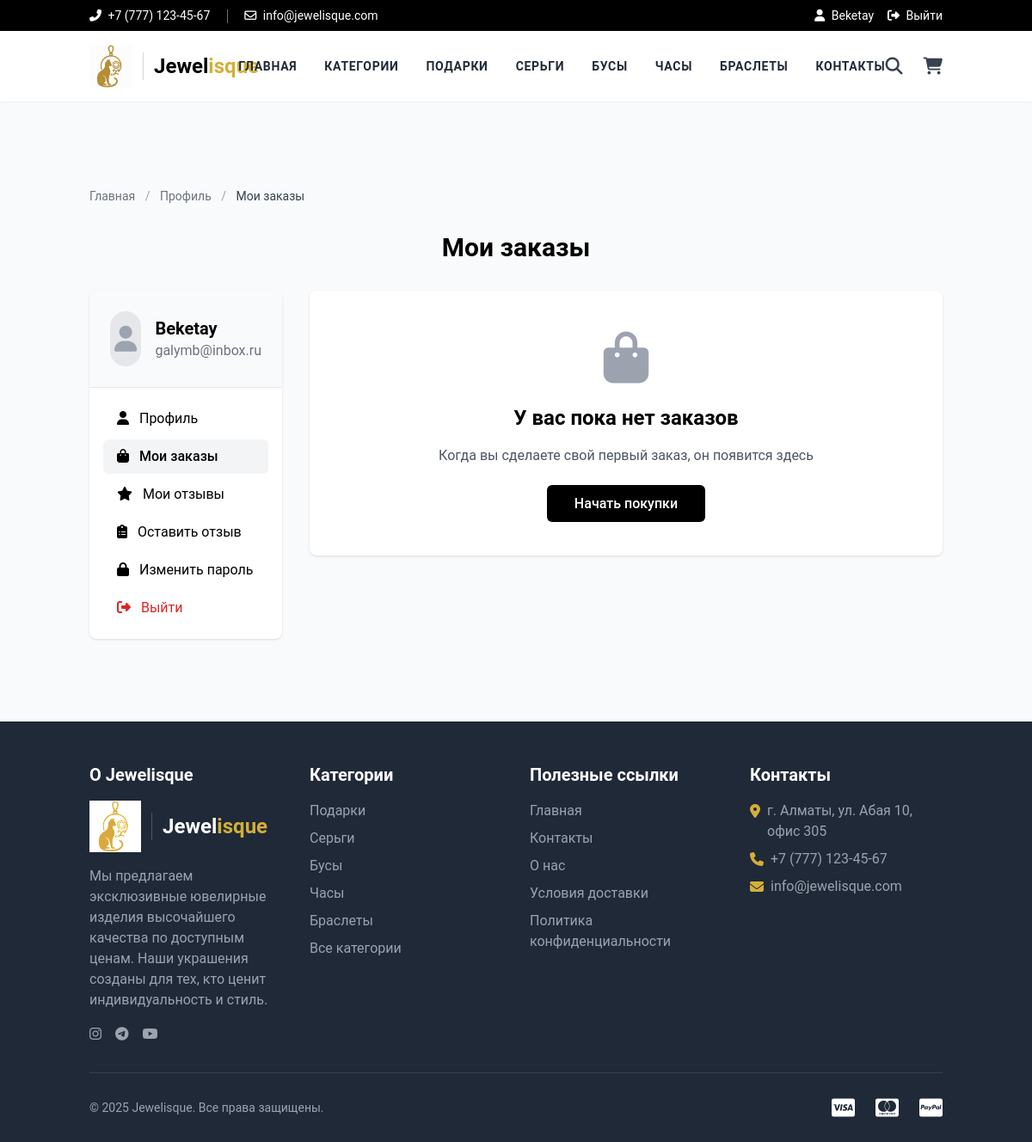
The page /orders/ (signed in) on the database as committed earlier.
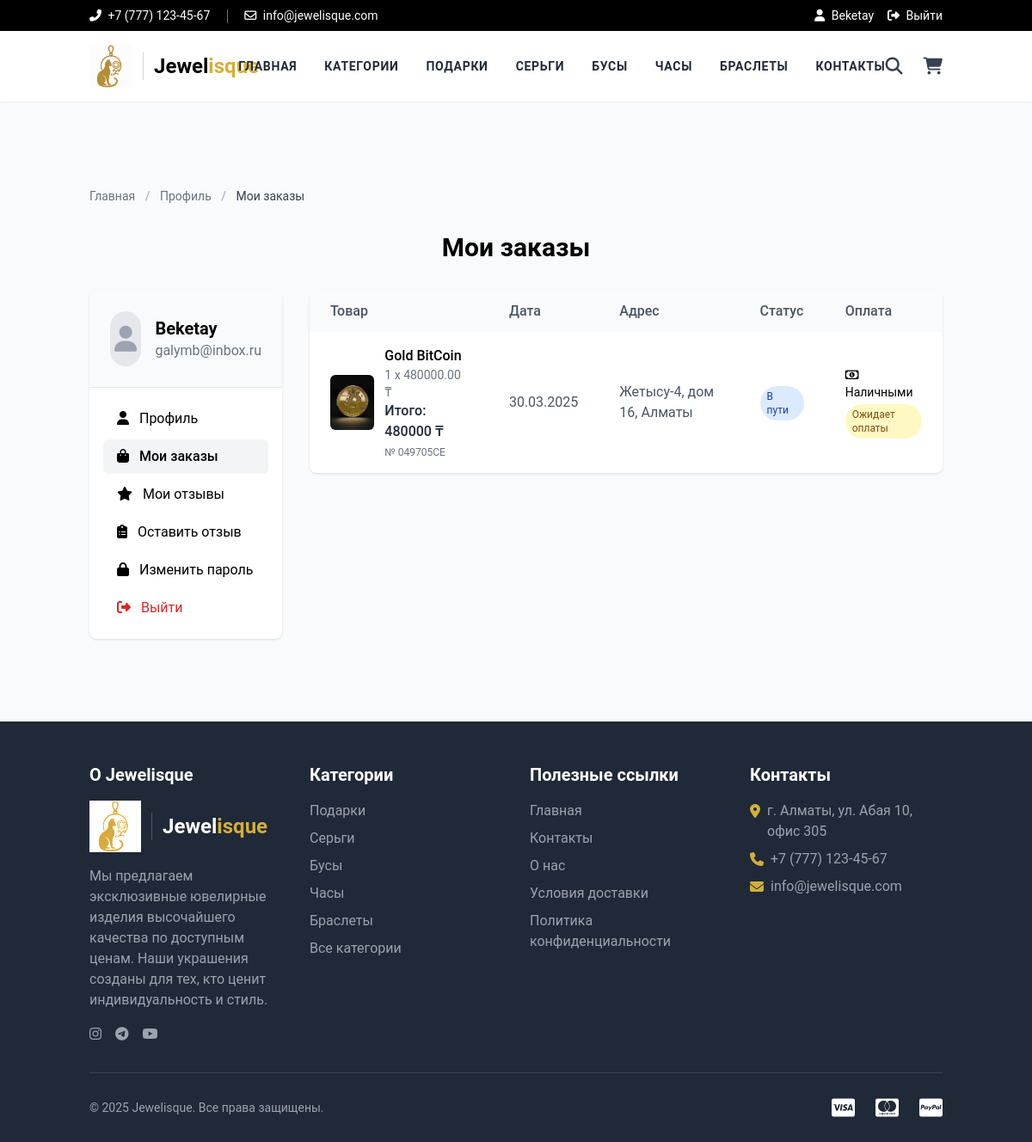
The same page on the database as committed later.
### store/models.py (models this page shows, shortened)
class Category(models.Model):
    title = models.CharField(max_length=50, verbose_name="Название категории")
    slug = models.SlugField(max_length=55, verbose_name="URL категории", unique=True)
    description = models.TextField(blank=True, verbose_name="Описание категории")
    category_image = models.ImageField(upload_to='category', blank=True, null=True, verbose_name="Изображение категории")
    is_active = models.BooleanField(verbose_name="Активна?", default=True)
    is_featured = models.BooleanField(verbose_name="Рекомендуемая?", default=False)
    created_at = models.DateTimeField(auto_now_add=True, verbose_name="Дата создания")
    updated_at = models.DateTimeField(auto_now=True, verbose_name="Дата обновления")
    class Meta:
        verbose_name_plural = 'Категории'
        ordering = ('-created_at',)
        indexes = [
            models.Index(fields=['slug']),
            models.Index(fields=['is_active']),
            models.Index(fields=['is_featured']),
        ]

class Order(models.Model):
    user = models.ForeignKey(User, verbose_name="Пользователь", on_delete=models.CASCADE, db_index=True)
    address = models.ForeignKey(Address, verbose_name="Адрес доставки", on_delete=models.CASCADE, db_index=True)
    product = models.ForeignKey(Product, verbose_name="Товар", on_delete=models.CASCADE, db_index=True)
    quantity = models.PositiveIntegerField(verbose_name="Количество")
    ordered_date = models.DateTimeField(auto_now_add=True, verbose_name="Дата заказа")
    status = models.CharField(
        choices=STATUS_CHOICES,
        max_length=50,
        default="Pending",
        verbose_name="Статус"
    )
    payment_method = models.CharField(
        choices=PAYMENT_METHOD_CHOICES,
        max_length=20,
        default="cash",
        verbose_name="Способ оплаты"
    )
    payment_status = models.CharField(
        choices=PAYMENT_STATUS_CHOICES,
        max_length=20,
        default="pending",
        verbose_name="Статус оплаты"
    )
    order_number = models.CharField(max_length=20, blank=True, null=True, verbose_name="Номер заказа", unique=True)
    class Meta:
        indexes = [
            models.Index(fields=['user']),
            models.Index(fields=['address']),
            models.Index(fields=['product']),
            models.Index(fields=['status']),
            models.Index(fields=['payment_status']),
            models.Index(fields=['order_number']),
        ]

class Product(models.Model):
    title = models.CharField(max_length=150, verbose_name="Название товара")
    slug = models.SlugField(max_length=160, verbose_name="URL товара", unique=True)
    sku = models.CharField(max_length=255, unique=True, verbose_name="Уникальный ID товара (SKU)")
    short_description = models.TextField(verbose_name="Краткое описание")
    detail_description = models.TextField(blank=True, null=True, verbose_name="Подробное описание")
    product_image = models.ImageField(upload_to='product', blank=True, null=True, verbose_name="Изображение товара")
    price = models.DecimalField(max_digits=8, decimal_places=2, verbose_name="Цена")
    category = models.ForeignKey(Category, verbose_name="Категория товара", on_delete=models.CASCADE, db_index=True)
    is_active = models.BooleanField(verbose_name="Активен?", default=True)
    is_featured = models.BooleanField(verbose_name="Рекомендуемый?", default=False)
    created_at = models.DateTimeField(auto_now_add=True, verbose_name="Дата создания")
    updated_at = models.DateTimeField(auto_now=True, verbose_name="Дата обновления")
    class Meta:
        verbose_name_plural = 'Товары'
        ordering = ('-created_at',)
        indexes = [
            models.Index(fields=['slug']),
            models.Index(fields=['sku']),
            models.Index(fields=['category']),
            models.Index(fields=['is_active']),
            models.Index(fields=['is_featured']),
            models.Index(fields=['price']),
        ]

class Address(models.Model):
    user = models.ForeignKey(User, verbose_name="Пользователь", on_delete=models.CASCADE, db_index=True)
    locality = models.CharField(max_length=150, verbose_name="Ближайшее местоположение")
    city = models.CharField(max_length=150, verbose_name="Город")
    state = models.CharField(max_length=150, verbose_name="Область")
    class Meta:
        indexes = [
            models.Index(fields=['user']),
        ]

### store/views.py (the view)
# urls.py: path('orders/', views.orders, name="orders"),
@login_required
def orders(request):
    if request.user.is_superuser:
        return redirect('store:admin-orders')
    orders = Order.objects.filter(user=request.user)
    payment_success = request.session.pop('payment_success', False)
    payment_id = request.session.pop('payment_id', None)
    order_id = request.session.pop('order_id', None)
    if payment_success:
        messages.success(
            request,
            f"Платеж успешно обработан! Номер заказа: {order_id}, ID платежа: {payment_id}"
        )
    return render(request, 'store/orders.html', {'orders': orders})

### store/context_preprocessors.py (called while the page is built)
def store_menu(request):
    categories = Category.objects.filter(is_active=True)[:5]  # Ограничиваем до 5 категорий для меню
    return {'menu_categories': categories}

def cart_menu(request):
    if request.user.is_authenticated:
        cart_count = Cart.objects.filter(user=request.user).count()
        return {'cart_count': cart_count}
    return {'cart_count': 0}

### store/templatetags/store_tags.py (called while the page is built)
@register.simple_tag
def get_media_prefix():
    return settings.MEDIA_URL

@register.filter
def mul(value, arg):
    try:
        return float(value) * float(arg)
    except (ValueError, TypeError):
        return 0

### templates/store/orders.html (shortened to what the changed rows need)
{% extends 'base.html' %}
{% load store_tags %}
{% block content %}
<div class="container mx-auto px-4 py-12">
    <h1 class="text-3xl font-bold mb-8 text-center">Мои заказы</h1>
    <div class="grid grid-cols-1 md:grid-cols-4 gap-8">
        <div class="md:col-span-1">
            <div class="bg-white rounded-lg shadow overflow-hidden">
                <div class="p-6 bg-gray-50 border-b">
                    <div class="flex items-center">
                        <div>
                            <h2 class="text-xl font-bold">{{ request.user.username }}</h2>
                        </div>
                    </div>
                </div>
            </div>
        </div>
        <div class="md:col-span-3">
            <div class="bg-white rounded-lg shadow">
                {% if orders %}
                <div class="overflow-x-auto">
                    <table class="min-w-full">
                        <thead>
                            <tr class="bg-gray-50 text-left text-gray-600">
                                <th class="px-6 py-3 font-medium">Товар</th>
                                <th class="px-6 py-3 font-medium">Дата</th>
                                <th class="px-6 py-3 font-medium">Адрес</th>
                                <th class="px-6 py-3 font-medium">Статус</th>
                                <th class="px-6 py-3 font-medium">Оплата</th>
                            </tr>
                        </thead>
                        <tbody class="divide-y">
                            {% for order in orders %}
                            <tr>
                                <td class="px-6 py-4">
                                    <div class="flex items-center">
                                        <div class="w-16 h-16 rounded-md overflow-hidden mr-3">
                                            {% if order.product.product_image %}
                                            <img src="{{ order.product.product_image.url }}" alt="{{ order.product.title }}" class="w-full h-full object-cover">
                                            {% else %}
                                            <div class="w-full h-full bg-gray-200 flex items-center justify-center text-gray-400">
                                                <i class="fas fa-image"></i>
                                            </div>
                                            {% endif %}
                                        </div>
                                        <div>
                                            <a href="{% url 'store:product-detail' order.product.slug %}" class="font-medium hover:text-secondary">{{ order.product.title }}</a>
                                            <p class="text-gray-500 text-sm">{{ order.quantity }} x {{ order.product.price }} ₸</p>
                                            <p class="font-medium text-gray-800">Итого: {{ order.quantity|floatformat:0|mul:order.product.price|floatformat:0 }} ₸</p>
                                            {% if order.order_number %}
                                            <p class="text-xs text-gray-500 mt-1">№ {{ order.order_number }}</p>
                                            {% endif %}
                                        </div>
                                    </div>
                                </td>
                                <td class="px-6 py-4 text-gray-600">
                                    {{ order.ordered_date|date:"d.m.Y" }}
                                </td>
                                <td class="px-6 py-4 text-gray-600">
                                    {{ order.address.locality }}, {{ order.address.city }}
                                </td>
                                <td class="px-6 py-4">
                                    <span class="inline-flex px-2 py-1 text-xs rounded-full
                                        {% if order.status == 'Delivered' %}bg-green-100 text-green-800
                                        {% elif order.status == 'Pending' %}bg-yellow-100 text-yellow-800
                                        {% elif order.status == 'Cancelled' %}bg-red-100 text-red-800
                                        {% else %}bg-blue-100 text-blue-800{% endif %}">
                                        {{ order.get_status_display }}
                                    </span>
                                </td>
                                <td class="px-6 py-4">
                                    <div>
                                        <p class="text-sm">
                                            {% if order.payment_method == 'card' %}
                                            <i class="far fa-credit-card mr-1"></i> Картой
                                            {% else %}
                                            <i class="far fa-money-bill-alt mr-1"></i> Наличными
                                            {% endif %}
                                        </p>
                                        <span class="inline-flex px-2 py-1 text-xs rounded-full mt-1
                                            {% if order.payment_status == 'paid' %}bg-green-100 text-green-800
                                            {% elif order.payment_status == 'pending' %}bg-yellow-100 text-yellow-800
                                            {% else %}bg-red-100 text-red-800{% endif %}">
                                            {% if order.payment_status == 'paid' %}
                                                Оплачено
                                            {% elif order.payment_status == 'pending' %}
                                                Ожидает оплаты
                                            {% else %}
                                                Ошибка оплаты
                                            {% endif %}
                                        </span>
                                    </div>
                                </td>
                            </tr>
                            {% endfor %}
                        </tbody>
                    </table>
                </div>
                {% else %}
                <div class="text-center py-12">
                    <div class="mb-6 text-gray-400">
                        <i class="fas fa-shopping-bag text-6xl"></i>
                    </div>
                    <h2 class="text-2xl font-semibold mb-4">У вас пока нет заказов</h2>
                    <p class="text-gray-600 mb-8">Когда вы сделаете свой первый заказ, он появится здесь</p>
                    <a href="{% url 'store:all-categories' %}" class="px-8 py-3 bg-black text-white font-medium rounded-md hover:bg-gray-800 transition">Начать покупки</a>
                </div>
                {% endif %}
            </div>
        </div>
    </div>
</div>
{% endblock %}

### templates/base.html (shortened to what the changed rows need)
<!DOCTYPE html>
<html lang="ru">
<head>
    {% load static %}
    {% load store_tags %}
    <link rel="stylesheet" href="{% static 'css/styles.css' %}">
    <link rel="stylesheet" href="https://cdnjs.cloudflare.com/ajax/libs/font-awesome/6.4.0/css/all.min.css">
    <link rel="stylesheet" href="{% static 'css/base_style.css' %}">
    <script src="https://cdn.tailwindcss.com"></script>
</head>
<body class="bg-gray-50 flex flex-col min-h-screen">
    <header class="bg-white shadow-sm fixed top-0 left-0 right-0 w-full z-50">
        <div class="container mx-auto px-4">
            <div class="flex justify-between items-center py-4">
                <nav class="hidden md:flex space-x-8 text-sm font-bold">
                    <a href="{% url 'store:home' %}" class="nav-link text-gray-800 hover:text-secondary transition hover:scale-105">Главная</a>
                    <a href="{% url 'store:all-categories' %}" class="nav-link text-gray-800 hover:text-secondary transition hover:scale-105">Категории</a>
                    {% for category in menu_categories %}
                    <a href="{% url 'store:category-products' category.slug %}" class="nav-link text-gray-800 hover:text-secondary transition hover:scale-105">{{ category.title }}</a>
                    {% endfor %}
                    <a href="{% url 'store:contacts' %}" class="nav-link text-gray-800 hover:text-secondary transition hover:scale-105">Контакты</a>
                </nav>
            </div>
        </div>
    </header>
    <main class="flex-grow mt-[170px]">
        {% block content %}{% endblock %}
    </main>
    <footer class="bg-gray-800 text-white pt-12 pb-6 mt-12">
        <div class="container mx-auto px-4">
            <div class="grid grid-cols-1 md:grid-cols-4 gap-8 mb-8">
                <div>
                    <ul class="space-y-2">
                        {% for category in menu_categories %}
                        <li>
                            <a href="{% url 'store:category-products' category.slug %}" class="text-gray-400 hover:text-secondary transition">{{ category.title }}</a>
                        </li>
                        {% endfor %}
                    </ul>
                </div>
            </div>
        </div>
    </footer>
</body>
</html>

Rows that differ between the two databases and show on the page:
added Order: product.product_image (picture), product "Gold BitCoin", quantity "1", product.price "480000.00", quantity|mul "480000", order_number "049705CE", ordered_date "30.03.2025", address.locality "Жетысу-4, дом 16", address.city "Алматы", status "В пути", payment_method "cash" (drawn), payment_status "Ожидает оплаты"
Other text that changed with them:
text no longer shown: "У вас пока нет заказов Когда вы сделаете свой первый заказ, он появится здесь Начать покупки"
text now shown: "Товар Дата Адрес Статус Оплата"
